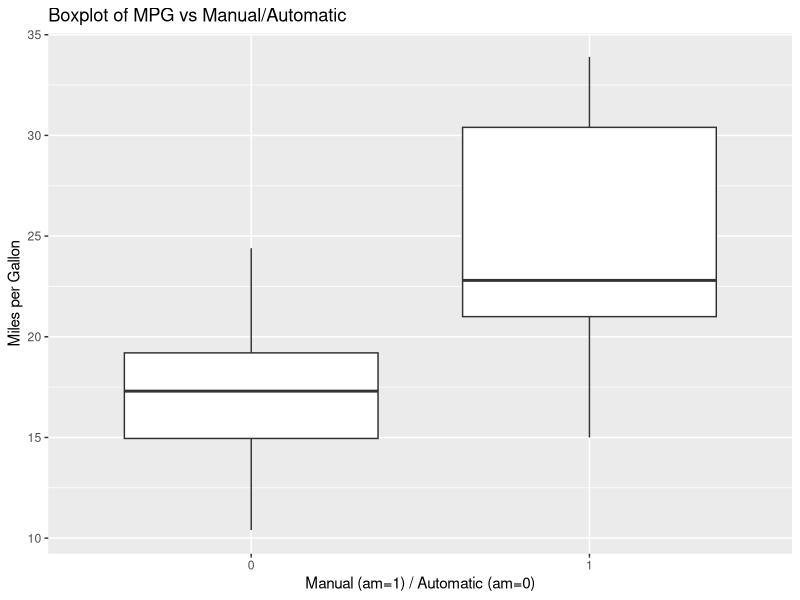
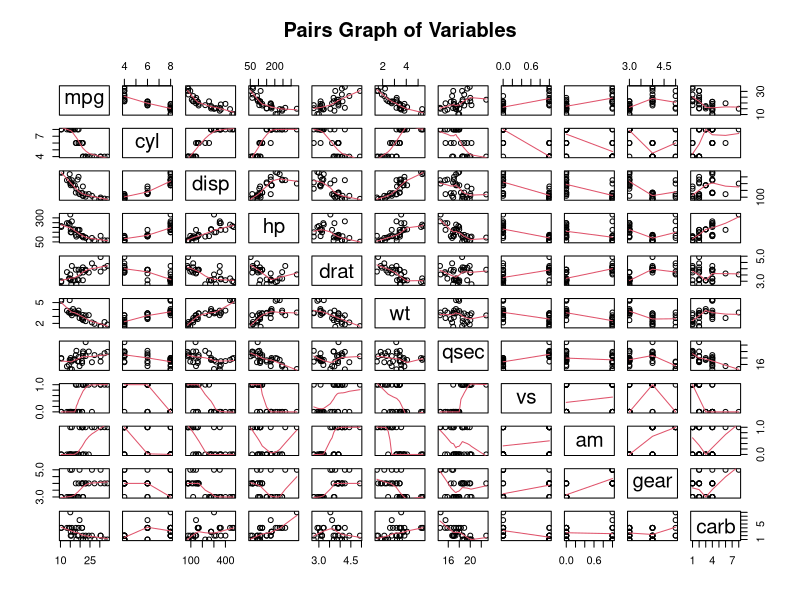

Recreate these plots in R, in order. (Note: this script raises an error after producing the figures.)
## ---- chunk 1
data(mtcars)
str(mtcars)
## ---- chunk 2
library(broom) # package for better display of summary statistics
modelSimple <- lm(mpg ~ am, data=mtcars)
glance(modelSimple)[c(1:3,11,5)]
tidy(modelSimple)
## ---- chunk 3
modelFull <- lm(mpg ~ ., data=mtcars)
glance(modelFull)[c(1:3,11,5)]
tidy(modelFull)
## ---- chunk 4
modelStep <- step(modelFull)
summary(modelStep)
## ---- chunk 5
glance(modelStep)[c(1:3,11,5)]
tidy(modelStep)
## ---- chunk 6
anova(modelSimple, modelStep, modelFull)
## ---- chunk 7
library(ggplot2)
g <- ggplot(mtcars, aes(x=factor(am), y=mpg))
g <- g + geom_boxplot()
g <- g + xlab("Manual (am=1) / Automatic (am=0)") + ylab("Miles per Gallon")
g <- g + ggtitle("Boxplot of MPG vs Manual/Automatic")
g
## ---- chunk 8
pairs(mtcars, panel=panel.smooth, main="Pairs Graph of Variables")
## ---- chunk 9
library(gridExtra)

modelPlot <- tidy(modelFull, conf.int = TRUE)
g1 <- ggplot(modelPlot, aes(estimate, term, color = term))
g1 <- g1 + geom_point()
g1 <- g1 + geom_errorbarh(aes(xmin = conf.low, xmax = conf.high))
g1 <- g1 + geom_vline()
g1 <- g1 + xlab("Estimates") + ylab("Variables")
g1 <- g1 + ggtitle("Plot of Full Model Estimates")

modelPlot <- tidy(modelStep, conf.int = TRUE)
g2 <- ggplot(modelPlot, aes(estimate, term, color = term))
g2 <- g2 + geom_point()
g2 <- g2 + geom_errorbarh(aes(xmin = conf.low, xmax = conf.high))
g2 <- g2 + geom_vline()
g2 <- g2 + xlab("Estimates") + ylab("Variables")
g2 <- g2 + ggtitle("Plot of Step Model Estimates")

grid.arrange(g1, g2, nrow = 2)
## ---- chunk 10
par(mfrow = c(2, 2))
plot(modelStep)
